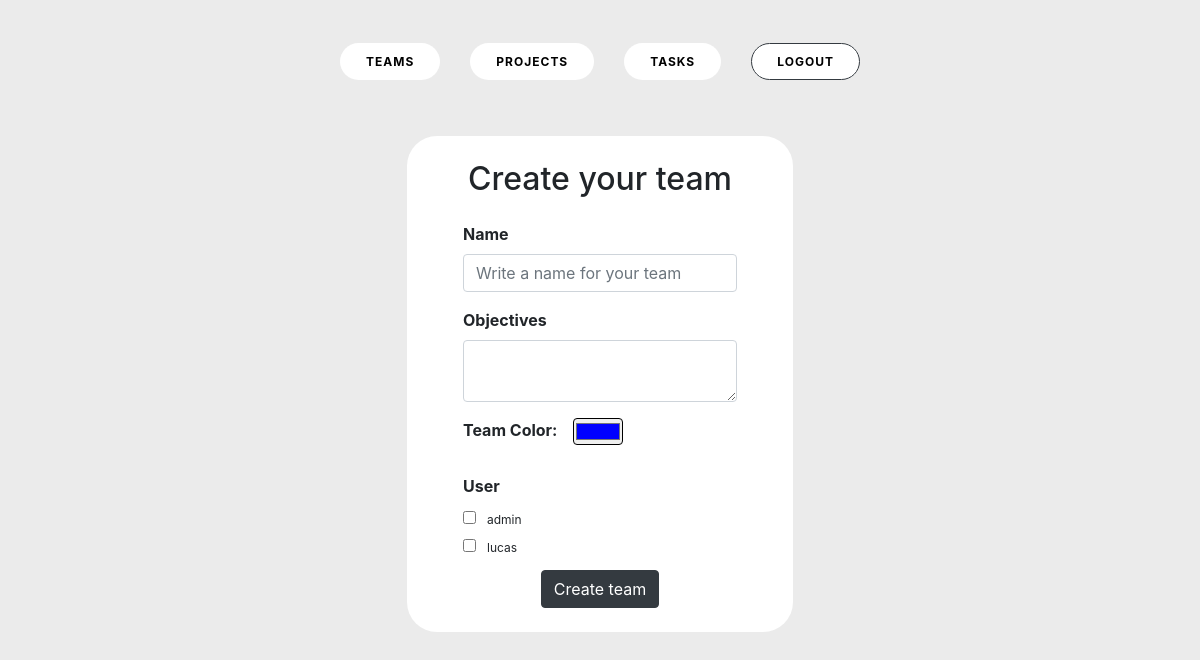
The page /create_team (signed in) on the database as committed earlier.
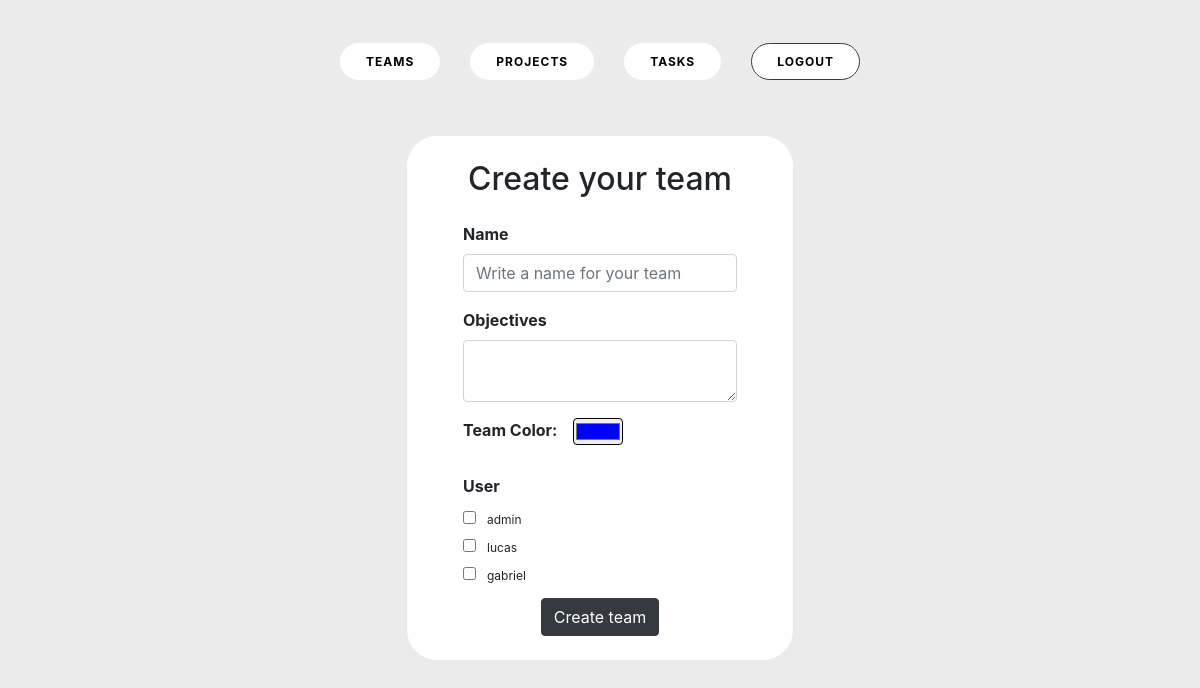
The same page on the database as committed later.
### network/models.py (models this page shows)
class User(AbstractUser):
    pass

### network/views.py (the view, shortened to what this page needs)
# urls.py: path("create_team", views.create_team, name="create_team"),
def create_team(request):
    if request.method == "GET":
        registered_users = User.objects.all()
        registered_list = [{"username": user.username} for user in registered_users]
        objects = {
            "registered_list": registered_list
        }
        return render(request, "network/create_team.html", objects)

### network/templates/network/create_team.html (shortened to what this page needs)
{% extends "network/layout.html" %}
{% load static %}
{% block body %}
  <div class="pt-3"></div>
  <div class="container form_card m-auto px-5 py-3">
    <form id="create_team" action="{% url 'create_team' %}" method="post" class="m-2">
      <h2 class="pb-3">Create your team</h2>
      <div class="form-group">
        <label for="team_input"><b>Name</b></label>
        <input type="text" class="form-control" id="team_input" name="team_name" placeholder="Write a name for your team"  maxlength="15">
      </div>
      <div class="form-group">
          <label for="objective_input"><b>Objectives</b></label>
          <textarea class="form-control" id="objective_input" name="team_objective" max-length="45" rows="2"></textarea>
      </div>
      <div class="form-group d-flex">
        <label for="colorpicker"><b>Team Color: &nbsp;&nbsp;&nbsp;</b></label>
        <input class="rounded" type="color" id="colorpicker" name="team_color" value="#0000ff">
      </div>
      <div class="pt-2">
        <label for="user_checkbox"><b>User</b></label>
        <div id="user_checkbox">
          {% for user in registered_list %}
            <div class="form-check mb-1">
                <input class="form-check-input" id="flexCheck1" name="user[]" value="{{ user.username }}" type="checkbox">
                <label class="form-check-label" for="flexCheck1"><span class="fst-italic pl-1">{{ user.username }}</span></label>
            </div>
          {% endfor %}
        </div>
      </div>
      <div class="d-flex justify-content-center pt-2">
        <button type="submit" class="btn btn-dark">Create team</button>
      </div>
    </form>
  </div>
{% endblock %}

Rows that differ between the two databases and show on the page:
added User: username "gabriel"
